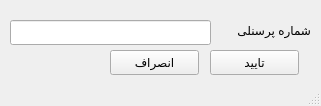
<?xml version="1.0" encoding="UTF-8"?>
<ui version="4.0">
 <class>MainWindow</class>
 <widget class="QMainWindow" name="MainWindow">
  <property name="geometry">
   <rect>
    <x>0</x>
    <y>0</y>
    <width>321</width>
    <height>106</height>
   </rect>
  </property>
  <property name="windowTitle">
   <string>MainWindow</string>
  </property>
  <widget class="QWidget" name="centralwidget">
   <widget class="QLineEdit" name="lineEdit">
    <property name="geometry">
     <rect>
      <x>10</x>
      <y>20</y>
      <width>201</width>
      <height>25</height>
     </rect>
    </property>
   </widget>
   <widget class="QLabel" name="label">
    <property name="geometry">
     <rect>
      <x>210</x>
      <y>20</y>
      <width>101</width>
      <height>20</height>
     </rect>
    </property>
    <property name="text">
     <string>شماره پرسنلی</string>
    </property>
   </widget>
   <widget class="QPushButton" name="pushButton">
    <property name="geometry">
     <rect>
      <x>210</x>
      <y>50</y>
      <width>89</width>
      <height>25</height>
     </rect>
    </property>
    <property name="text">
     <string>تایید</string>
    </property>
   </widget>
   <widget class="QPushButton" name="pushButton_2">
    <property name="geometry">
     <rect>
      <x>110</x>
      <y>50</y>
      <width>89</width>
      <height>25</height>
     </rect>
    </property>
    <property name="text">
     <string>انصراف</string>
    </property>
   </widget>
  </widget>
  <widget class="QStatusBar" name="statusbar"/>
 </widget>
 <resources/>
 <connections/>
</ui>
